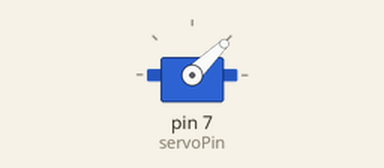
A sketch run on a simulated Arduino Uno, built with avr-gcc and run on an emulated ATmega328P. Shown: servo.

Above: at 0.05 s.
At 0.85 s:
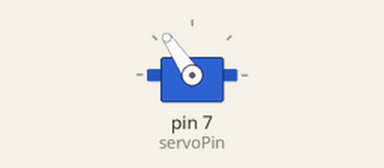
At 1.7 s:
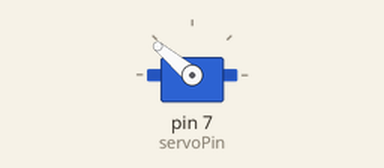
At 3.35 s:
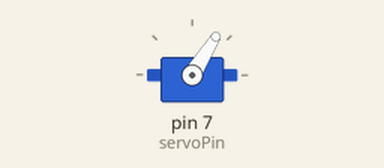
Timing chart, 0 to 6.6 s (numbered marks = the images above):
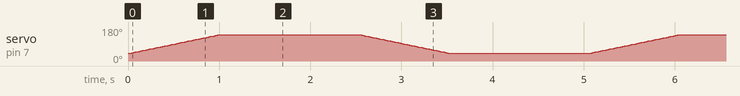

The sketch:

servo_angle_fast_test.ino
```cpp
//차량에 내장된 서보모터의 회전 각도를 시험하기 위한 코드
//라이브러리와 내장 함수를 사용하는 경우

#include <Servo.h> //라이브러리 추가

Servo myservo; // Servo 클래스로 motor_servo 객체 생성
int servoPin = 7; // 모터 제어핀을  디지털 7번 핀으로 설정(PWM)
// #define servoPin 7 // 모터 제어핀을  디지털 7번 핀으로 설정(PWM)을 define을 통해 코딩
int first_angle = 140; //각도 조절 변수, 초기값을 직진 값으로 설정->이런식으로 전역변수 선언하면 루프에서 영향 갈듯


void setup() {
  pinMode(servoPin, OUTPUT); //servoPin을 출력으로 설정
  myservo.attach(servoPin); //서보 모터의 신호선을 디지털 7번핀에 연결
  myservo.write(first_angle); //처음 동작할 때 직진으로 서보모터를 설정
}

void loop() {
  //직진상태에서부터 10씩 증가하며 오른쪽 최대각도까지 확인
  int servo_angle;
  for(servo_angle=40; servo_angle<=140; servo_angle += 2 ){
    myservo.write(servo_angle);
    delay(20); //0.5초간 대기
  }
  delay(1500);
  //직진상태에서부터 10씩 감소하며 왼쪽 최대각도까지 확인
  for(servo_angle=140; servo_angle>=40; servo_angle -= 2){
    myservo.write(servo_angle);
    delay(20); //0.5초간 대기
  }
  delay(1500);
}
```
